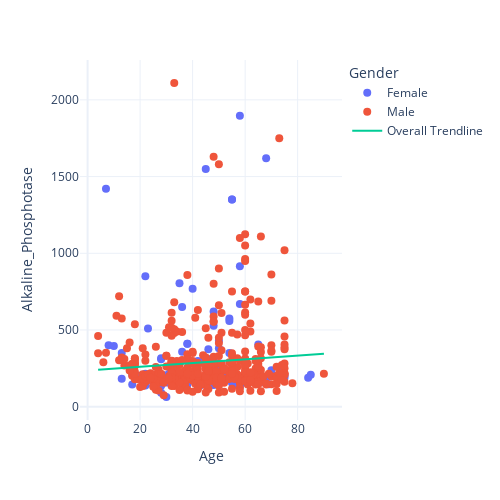

Here is the notebook cell this chart was saved with:
### Markdown cell above
SPURIOUS CORRELATION

### Code cell
fig = px.scatter(df, 
                    x = "Age",
                    y = "Alkaline_Phosphotase", trendline="ols", color="Gender",  trendline_scope="overall")
plt.figure(figsize=(3,3))
fig.update_traces(marker = dict(size = 8))
fig.update_coloraxes(showscale = True)
fig.update_layout(template = "plotly_white",
 autosize=False,
    width=500,
    height=500)
fig.update_yaxes(automargin=True)
fig.show()

### Figure 1 — Plotly figure (JSON) as saved in the notebook; plotly's stock layout.template omitted (floating-point values rounded to 4 significant figures; data arrays with more than 128 entries replaced by an {"elided": "..."} marker saying what was removed)
{"data": [{"hovertemplate": "Gender=Female<br>Age=%{x}<br>Alkaline_Phosphotase=%{y}<extra></extra>", "legendgroup": "Female", "marker": {"color": "#636efa", "size": 8, "symbol": "circle"}, "mode": "markers", "name": "Female", "orientation": "v", "showlegend": true, "type": "scatter", "x": {"elided": "142 int values"}, "xaxis": "x", "y": {"elided": "142 int values"}, "yaxis": "y"}, {"hovertemplate": "Gender=Male<br>Age=%{x}<br>Alkaline_Phosphotase=%{y}<extra></extra>", "legendgroup": "Male", "marker": {"color": "#EF553B", "size": 8, "symbol": "circle"}, "mode": "markers", "name": "Male", "orientation": "v", "showlegend": true, "type": "scatter", "x": {"elided": "441 int values"}, "xaxis": "x", "y": {"elided": "441 int values"}, "yaxis": "y"}, {"hovertemplate": "<b>OLS trendline</b><br>Alkaline_Phosphotase = 1.20682 * Age + 236.576<br>R<sup>2</sup>=0.006468<br><br>Age=%{x}<br>Alkaline_Phosphotase=%{y} <b>(trend)</b><extra></extra>", "legendgroup": "Overall Trendline", "line": {"color": "#00cc96"}, "marker": {"size": 8}, "mode": "lines", "name": "Overall Trendline", "showlegend": true, "type": "scatter", "x": {"elided": "583 int values"}, "xaxis": "x", "y": {"elided": "583 float values"}, "yaxis": "y"}], "layout": {"autosize": false, "coloraxis": {"showscale": true}, "height": 500, "legend": {"title": {"text": "Gender"}, "tracegroupgap": 0}, "margin": {"t": 60}, "width": 500, "xaxis": {"anchor": "y", "domain": [0, 1], "title": {"text": "Age"}}, "yaxis": {"anchor": "x", "automargin": true, "domain": [0, 1], "title": {"text": "Alkaline_Phosphotase"}}}}
